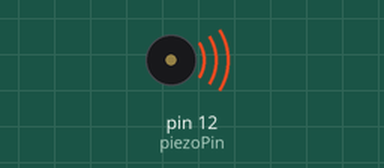
The sketch below on a simulated Arduino Uno, built with avr-gcc and run on an emulated ATmega328P. Shown: buzzer (waves = sounding).

Above: at 0.16 s.
Timing chart, 0 to 3.0 s (numbered marks = the images above):
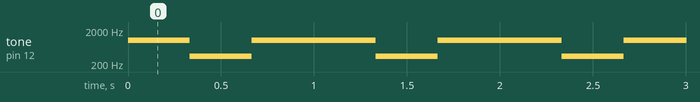

The sketch:

Gurpreet_MorseCode2.ino
```cpp
//variables
int piezoPin = 12;

void dash()
{
//Code for the function tone to output dash.
tone(piezoPin,1000);//set dash frequency
}
void dot()
{\
//Code for the function tone to output dot.
tone(piezoPin,333); //set dot frequency
}
void pause()
{
delay(333);//set delay
}
void setup()
{
 Serial.begin(9600);
 pinMode(piezoPin, OUTPUT); //state output
}

void loop()
{
//code to output the last 3 ditit of my student number (163) in notes.
//code for 1
dot();
dash();
dash();
dash();
dash();
pause();
//code for 6
dash();
dot();
dot();
dot();
dot();
pause();
//code for 3
dot();
dot();
dot();
dash();
dash();
pause();
}
```

Measured:
- by itself, tone on pin 12 (piezoPin): repeats every 1.0 s: 333 Hz 0.33 s, 1000 Hz 0.67 s
